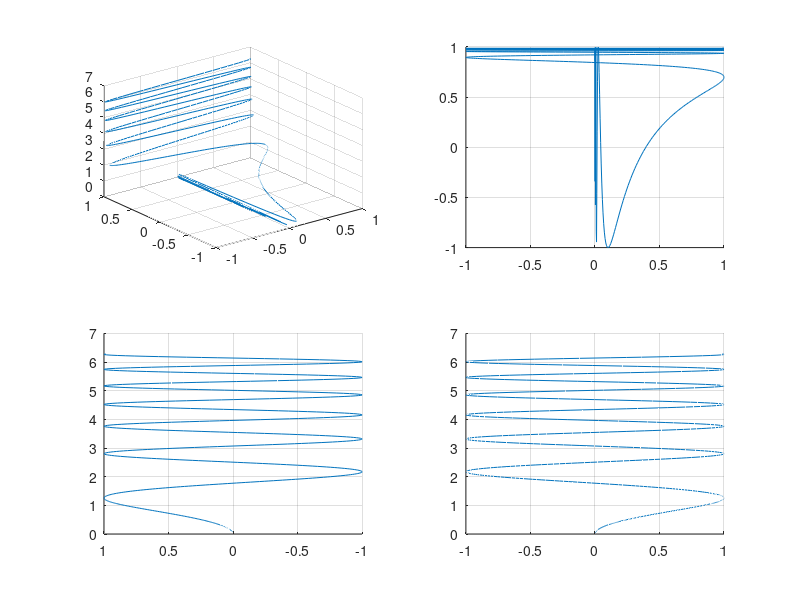

MATLAB code for this plot:
t = 0:0.01:2*pi;
x = sin(t.*t);
y = cos(1./t);
z = t
subplot(221), plot3(x,y,t), grid on
subplot(222), plot3(x,y,t),grid on, view([0 0 1])
subplot(223), plot3(x,y,t),grid on, view([0 1 0])
subplot(224), plot3(x,y,t),grid on, view([1 0 0])
